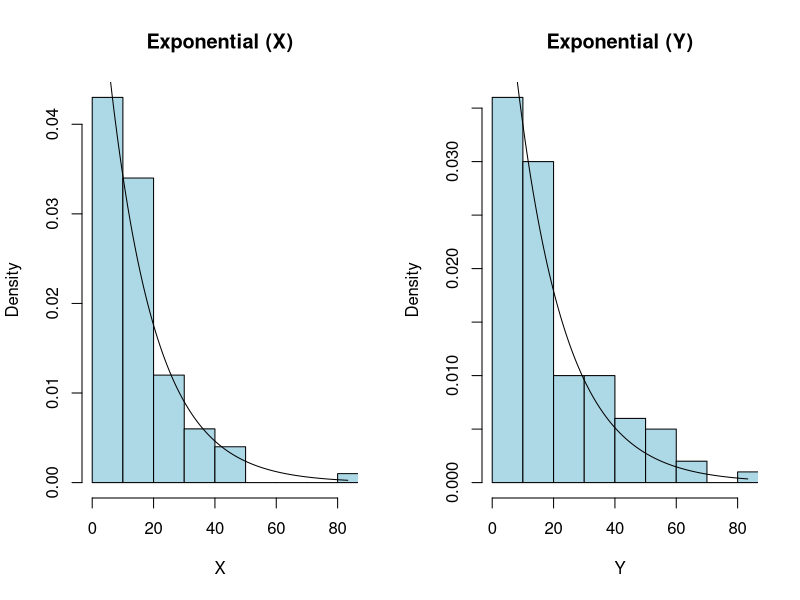
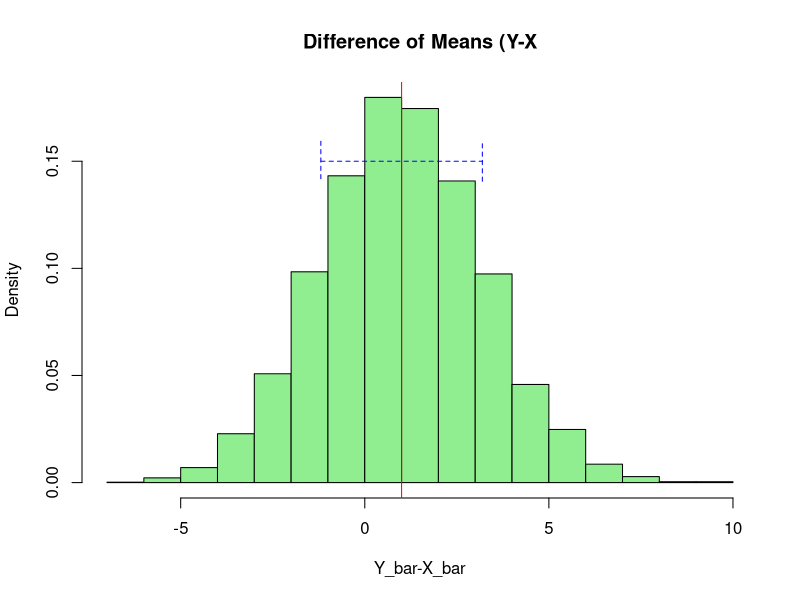

These figures' R source, in order:
l.X = 1/15 # Lambda for X
l.Y = 1/16 # Lambda for Y

n.X = n.Y = 100

# Simulate once by randomly sampling distributions
set.seed(381)

X = rexp(n=n.X, rate=l.X)
Y = rexp(n=n.Y, rate=l.Y)

# Plot random samples (density scale) and pdfs
big.val = max(c(X, Y))
dummy.vec = seq(0, big.val, length.out=500)

par(mfrow=c(1, 2))
hist(X, main="Exponential (X)", xlab="X", xlim=c(0, big.val), freq=FALSE, col="lightblue")
lines(x=dummy.vec, y=dexp(x=dummy.vec, rate=l.X))
hist(Y, main="Exponential (Y)", xlab="Y", xlim=c(0, big.val), freq=FALSE, col="lightblue")
lines(x=dummy.vec, y=dexp(x=dummy.vec, rate=l.Y))

# What will the distribution of T = Y_bar - X_bar look like?
N = 5000
T = numeric(N)
set.seed(381)

for (i in 1:N) {
  X = rexp(n=n.X, rate=l.X)
  Y = rexp(n=n.Y, rate=l.Y)
  T[i] = mean(Y) - mean(X)
}

par(mfrow=c(1,1))
hist(T, main="Difference of Means (Y-X", xlab="Y_bar-X_bar", col="lightgreen", freq=FALSE)

# Compute mean and standard error of T
T.mu = (1/l.Y) - (1/l.X)
T.se = sqrt((1/(n.Y*l.Y^2)) + (1/(n.X*l.X^2)))

# Add statistics to the plot
abline(v=T.mu, col="red")
arrows(x0=T.mu-T.se, x1=T.mu+T.se, y0=0.15, col="blue",
       lty="dashed", code=3, angle=90, length=0.2)

cat("T Mean: ", T.mu, "\n", sep="")
cat("T SE:   ", T.se, "\n", sep="")
